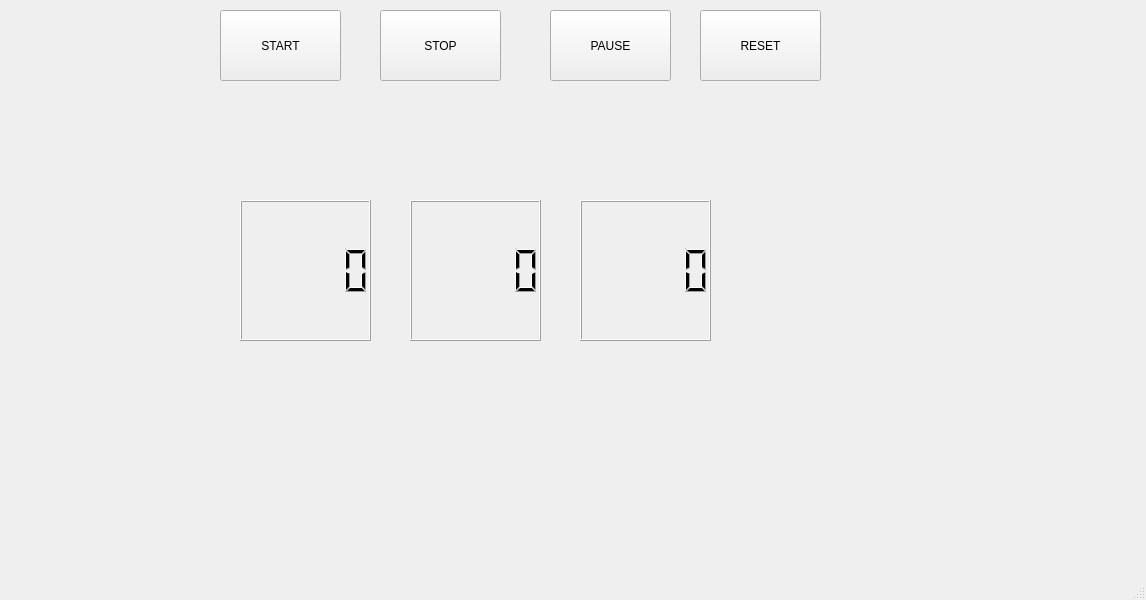
<?xml version="1.0" encoding="UTF-8"?>
<ui version="4.0">
 <class>MainWindow</class>
 <widget class="QMainWindow" name="MainWindow">
  <property name="geometry">
   <rect>
    <x>0</x>
    <y>0</y>
    <width>1146</width>
    <height>600</height>
   </rect>
  </property>
  <property name="windowTitle">
   <string>MainWindow</string>
  </property>
  <widget class="QWidget" name="centralwidget">
   <widget class="QPushButton" name="buttonStart">
    <property name="geometry">
     <rect>
      <x>220</x>
      <y>10</y>
      <width>121</width>
      <height>71</height>
     </rect>
    </property>
    <property name="text">
     <string>START</string>
    </property>
   </widget>
   <widget class="QPushButton" name="buttonStop">
    <property name="geometry">
     <rect>
      <x>380</x>
      <y>10</y>
      <width>121</width>
      <height>71</height>
     </rect>
    </property>
    <property name="text">
     <string>STOP</string>
    </property>
   </widget>
   <widget class="QPushButton" name="buttonPause">
    <property name="geometry">
     <rect>
      <x>550</x>
      <y>10</y>
      <width>121</width>
      <height>71</height>
     </rect>
    </property>
    <property name="text">
     <string>PAUSE</string>
    </property>
   </widget>
   <widget class="QPushButton" name="buttonReset">
    <property name="geometry">
     <rect>
      <x>700</x>
      <y>10</y>
      <width>121</width>
      <height>71</height>
     </rect>
    </property>
    <property name="text">
     <string>RESET</string>
    </property>
   </widget>
   <widget class="QLCDNumber" name="lcdNumber">
    <property name="geometry">
     <rect>
      <x>240</x>
      <y>200</y>
      <width>131</width>
      <height>141</height>
     </rect>
    </property>
   </widget>
   <widget class="QLCDNumber" name="lcdNumber_3">
    <property name="geometry">
     <rect>
      <x>580</x>
      <y>200</y>
      <width>131</width>
      <height>141</height>
     </rect>
    </property>
   </widget>
   <widget class="QLCDNumber" name="lcdNumber_2">
    <property name="geometry">
     <rect>
      <x>410</x>
      <y>200</y>
      <width>131</width>
      <height>141</height>
     </rect>
    </property>
   </widget>
  </widget>
  <widget class="QMenuBar" name="menubar">
   <property name="geometry">
    <rect>
     <x>0</x>
     <y>0</y>
     <width>1146</width>
     <height>22</height>
    </rect>
   </property>
  </widget>
  <widget class="QStatusBar" name="statusbar"/>
 </widget>
 <resources/>
 <connections/>
</ui>
